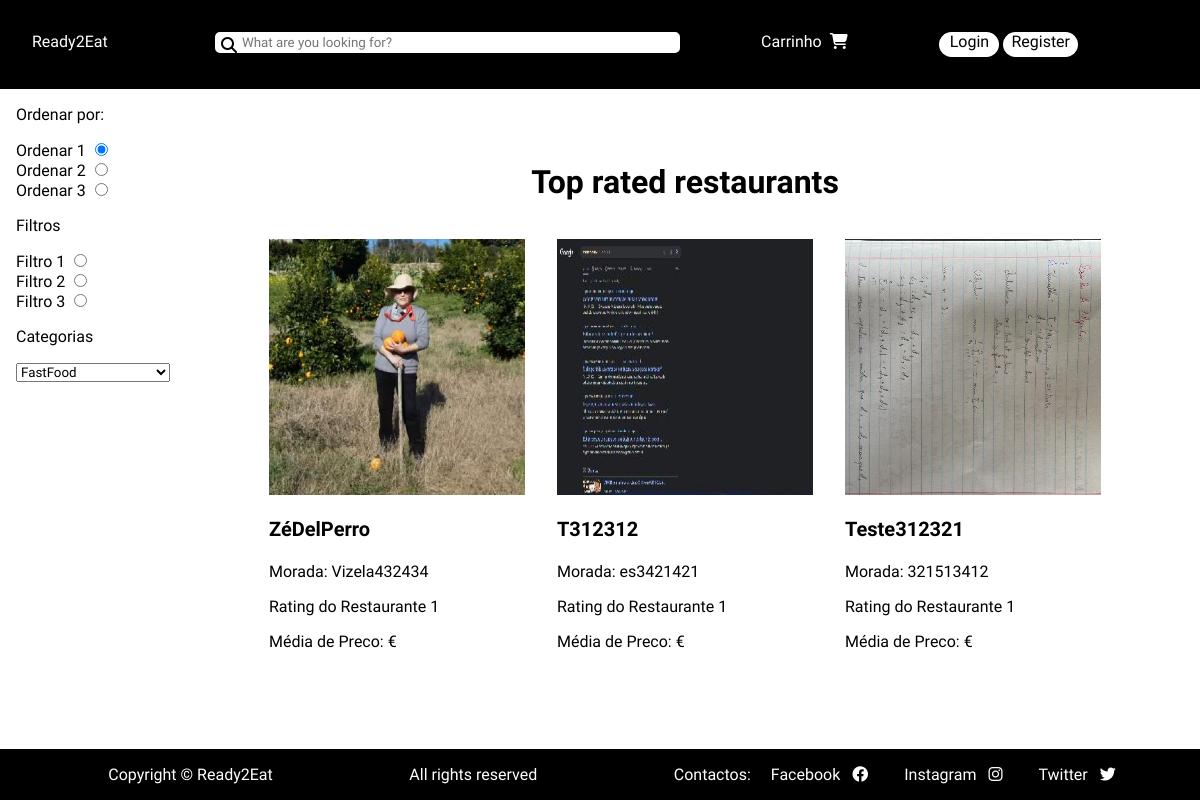
Before: / with the older database file.
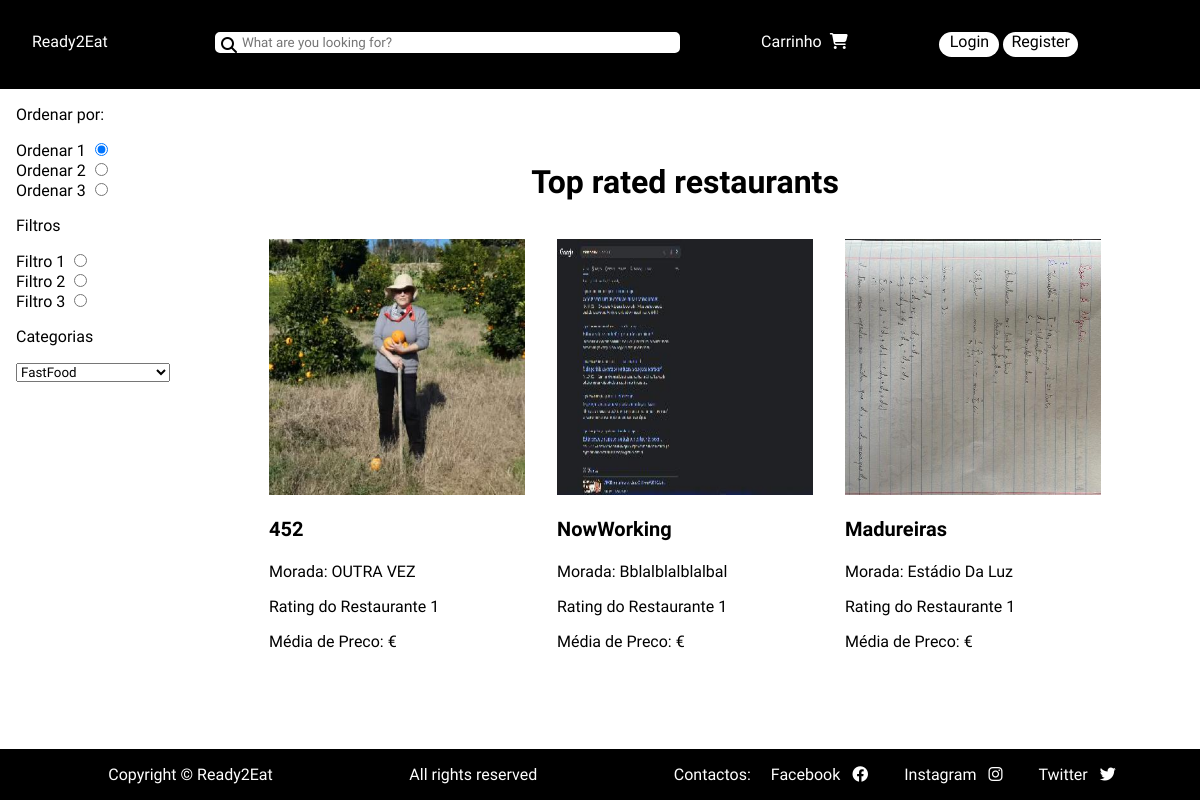
After: the same page with the newer database file.
### tables this page shows
CREATE TABLE Restaurant(
    IdRestaurant INTEGER PRIMARY KEY,
    IdOwner INTEGER,
    IdCategory INTEGER,
    name text not null,
    address text not null,
    avg_review INTEGER,
    CONSTRAINT IdRestaurantOwnerForeignKey FOREIGN KEY (IdOwner) REFERENCES Owner,
    CONSTRAINT IdCategoryForeignKey FOREIGN KEY (IdCategory) REFERENCES Category,
    check(avg_review >= 0 & avg_review <= 5)
);

### utils/session.php (called while the page is built, shortened)
<?php
class Session{
    public function isLoggedIn() : bool{
        return isset($_SESSION['id']);
    }
}
?>

### db/restaurantclass.php (called while the page is built, shortened)
<?php
    class Restaurant{
        static function getAllRestaurants(PDO $db){
            $stmt = $db->prepare('Select * From Restaurant');
            $stmt->execute();
            return $stmt->fetchAll();
        }
    }
?>

### db/categoryclass.php (called while the page is built, shortened)
<?php
    class Category
    {
        static function getAllCategories(PDO $db){
            $stmt = $db->prepare("Select * FROM Category");
            $stmt->execute();
            return $stmt->fetchAll();
        }
    }
?>

### template/mainpagecontent.php (the view, shortened to what this page needs)
<?php
    require_once(__DIR__ . '/../db/categoryclass.php');
function output_main_content(PDO $db, $restaurants, $categories){ ?>
<h1>Top rated restaurants</h1>
    <section id="toprated">
    <?php foreach($restaurants as $restaurant){ ?>
        <article>
            <img src="images/thumbs_medium/restaurant_<?=$restaurant['IdRestaurant']?>.jpg" alt="restaurant profile picture">
            <h2><a href=""><?=$restaurant['name']?></a></h2>
            <p>Morada: <?=$restaurant['address']?></p>
            <p>Rating do Restaurante 1</p>
            <p>Média de Preco: <span>€</span></p>
        </article>
    <?php  } ?>
    </section>
    <aside>
        <section id="orderby">
            <p>Ordenar por:</p>
            <label for="">Ordenar 1
                <input type="radio" name="orderby" checked>
            </label>
            <label for="">Ordenar 2
                <input type="radio" name="orderby">
            </label>
            <label for="">Ordenar 3
                <input type="radio" name="orderby">
            </label>
        </section>
        <section id="filters">
            <p>Filtros</p>
            <label for="">Filtro 1
                <input type="radio" name="filter">
            </label>
            <label for="">Filtro 2
                <input type="radio" name="filter">
            </label>
            <label for="">Filtro 3
                <input type="radio" name="filter">
            </label>
        </section>
        <p>Categorias</p>
        <select>
            <?php
            foreach($categories as $category){ ?>
                <option value="<?=$category['id']?>"><?=$category['CategoryTitle']?></option>
            <?php } ?>
        </select >
    </aside>
<?php } ?>

### index.php
<?php
    require_once ('template/common.php');
    require_once ('template/mainpagecontent.php');
    require_once ('template/modalregisterloginforms.php');
    require_once('utils/session.php');
    require_once('db/connectiondb.php');
    require_once('db/categoryclass.php');
    require_once('db/restaurantclass.php');
    $db = getDatabaseConnection();
    $session = new Session();
    $categories = Category::getAllCategories($db);
    $restaurants = Restaurant::getAllRestaurants($db);
    if($session->isLoggedIn())
        output_header_loggedin($session->getName());
    else
        output_header_notloggedin();
    output_message($session);
    output_main_content($db, $restaurants, $categories);
    output_footer();
    output_modal_register_login_forms();
    echo '</body></html>'
?>

### template/common.php (shortened to what this page needs)
<?php
    require_once(__DIR__ . '/../utils/session.php');
    function output_header_notloggedin(){ ?>
    <!DOCTYPE html>
    <html lang="en">
    <head>
        <link rel="stylesheet" href="../style/style.css">
        <link rel="stylesheet" href="../style/form.css">
        <link rel="stylesheet" href="https://cdnjs.cloudflare.com/ajax/libs/font-awesome/6.1.1/css/all.min.css" />
    </head>
    <body>
    <header>
        <a href="index.php">Ready2Eat</a>
        <a id="shopping-cart" href="">Carrinho</a>
        <a href="#0" id="login">Login</a>
        <a href="#0" id="register">Register</a>
        <section id="searchbar">
            <i class="fa-solid fa-magnifying-glass"></i>
            <input type="text" name="search" placeholder="What are you looking for?">
        </section>
    </header>
<?php    } ?>
<?php   function output_footer() { ?>
        <footer>
            <ul>
                <li>Copyright &#169 Ready2Eat</li>
                <li>All rights reserved</li>
                <li>Contactos:
                    <a href="">
                        Facebook
                        <i class="fa-brands fa-facebook"></i>
                    </a>
                    <a href="">
                        Instagram
                        <i class="fa-brands fa-instagram"></i>
                    </a>
                    <a href="">
                        Twitter
                        <i class="fa-brands fa-twitter"></i>
                    </a>
                </li>
            </ul>
        </footer>
<?php } ?>
<?php function output_message(Session $session){ ?>
    <section id="messages">
    </section>
<?php }?>

### template/modalregisterloginforms.php (shortened to what this page needs)
<?php  function output_modal_register_login_forms() { ?>
    <span id="forms">
    </span>
<?php } ?>

### style/style.css (style rules this page uses)
* { text-decoration: none; font-family: 'Heebo', sans-serif; }
body { margin: 0px; min-height: 100vh; display: grid; grid-template-columns: auto 1fr; grid-template-rows: auto 0.1fr auto 1fr auto; }
header { display: grid; grid-column: 1/3; grid-row-start: 1; grid-row-end: 2; grid-template-columns: 0.2fr 0.5fr auto auto auto; grid-template-rows: auto; }
header { background-color: black; padding: 2em; }
header a { color: white; }
header a:first-child { grid-column-start: 1; grid-column-end: 2; grid-row-start: 1; grid-row-end: 2; }
#searchbar { grid-column-start: 2; grid-column-end: 3; grid-row-start: 1; grid-row-end: 2; position: relative; }
#searchbar input { width: 100%; border-radius: 5px; border-color: white; border-style: solid; width: 95%; padding-left: 25px; }
#searchbar i { position: absolute; left: 6px; top: 5px; }
#shopping-cart { grid-column-start: 3; grid-column-end: 4; grid-row-start: 1; grid-row-end: 2; margin-left: 50%; }
#shopping-cart::after { content: "\f07a"; font-family: "Font Awesome 5 Free"; margin-left: 0.5em;; font-weight: 900; }
header #login { grid-column-start: 4; grid-column-end: 5; grid-row-start: 1; grid-row-end: 2; margin-left: 59%; border-radius: 15px; background: white; width: 60px; height: 25px; text-align: center; color: black; }
header a:nth-child(4) { grid-column-start: 5; grid-column-end: 6; grid-row-start: 1; grid-row-end: 2; margin-left: 1%; border-radius: 15px; background: white; width: 75px; height: 25px; text-align: center; color: black; }
h1 { grid-column-start: 2; grid-column-end: 3; grid-row-start: 3; grid-row-end: 4; text-align: center; font-weight: 900; }
aside { grid-column-start:1; grid-column-end: 2; grid-row-start: 2; grid-row-end: 4; margin-left: 1em; position: sticky; }
footer { list-style-type: none; grid-column-start: 1; grid-column-end: 3; grid-row-start: 5; grid-row-end: 6; background-color: black; position: sticky; top: 100%; }
footer ul { display: flex; flex-direction: row; justify-content: space-around; flex-wrap: nowrap; }
footer ul li { list-style: none; width: auto; }
footer ul li { color: white; float: right; }
footer ul li i { margin-left: 0.5em; }
footer ul li a { margin: 1em; }
footer ul li a { color: white; }
#toprated { grid-column-start: 2; grid-column-end: 3; grid-row-start: 4; grid-row-end: 5; display: flex; justify-content: center; flex-direction: wrap; flex-wrap: wrap; flex-grow: 1; padding-left: 0em; margin-top: 0px; }
#toprated article { margin: 1em; }
#toprated article img { height: 16em; width: 16em; display: block; }
#toprated article h2 a { color:black; font-size: 20px; font-weight: bold; }
#orderby { display: flex; flex-direction: column; }
#filters { display: flex; flex-direction: column; }
#messages { grid-column: 2/3; grid-row: 2/3; }

### style/form.css (style rules this page uses)
* { text-decoration: none; font-family: 'Heebo', sans-serif; }

Changed rows visible on the page:
removed restaurant: shows a picture, name "ZéDelPerro", address "Vizela432434"
removed restaurant: shows a picture, name "T312312", address "es3421421"
removed restaurant: shows a picture, name "Teste312321", address "321513412"
added restaurant: shows a picture, name "452", address "OUTRA VEZ"
added restaurant: shows a picture, name "NowWorking", address "Bblalblalblalbal"
added restaurant: shows a picture, name "Madureiras", address "Estádio Da Luz"
